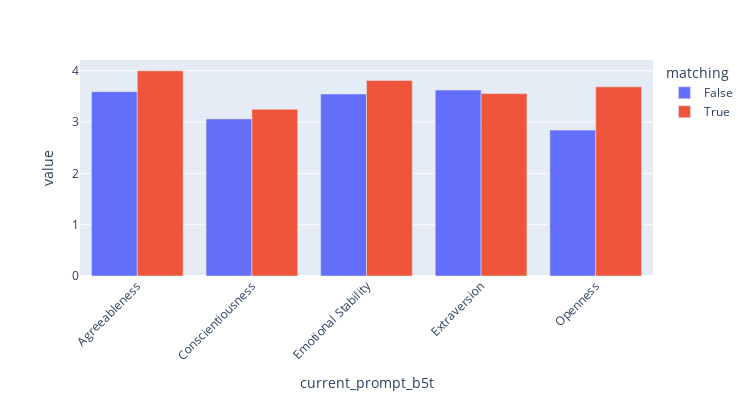

Notebook source saved alongside this figure:
### Code cell
by_b5t = data.pivot_table(index='current_prompt_b5t', columns='matching', values='rating', aggfunc='mean')
fig = by_b5t.plot.bar(barmode="group", height=400, width=750)
fig.update_xaxes(tickangle= -45)  
fig.show()

### Figure 1 — Plotly figure (JSON) as saved in the notebook; plotly's stock layout.template omitted (floating-point values rounded to 4 significant figures)
{"data": [{"alignmentgroup": "True", "hovertemplate": "matching=False<br>current_prompt_b5t=%{x}<br>value=%{y}<extra></extra>", "legendgroup": "False", "marker": {"color": "#636efa", "pattern": {"shape": ""}}, "name": "False", "offsetgroup": "False", "orientation": "v", "showlegend": true, "textposition": "auto", "type": "bar", "x": ["Agreeableness", "Conscientiousness", "Emotional Stability", "Extraversion", "Openness"], "xaxis": "x", "y": [3.594, 3.062, 3.547, 3.625, 2.844], "yaxis": "y"}, {"alignmentgroup": "True", "hovertemplate": "matching=True<br>current_prompt_b5t=%{x}<br>value=%{y}<extra></extra>", "legendgroup": "True", "marker": {"color": "#EF553B", "pattern": {"shape": ""}}, "name": "True", "offsetgroup": "True", "orientation": "v", "showlegend": true, "textposition": "auto", "type": "bar", "x": ["Agreeableness", "Conscientiousness", "Emotional Stability", "Extraversion", "Openness"], "xaxis": "x", "y": [4, 3.25, 3.812, 3.556, 3.688], "yaxis": "y"}], "layout": {"barmode": "group", "height": 400, "legend": {"title": {"text": "matching"}, "tracegroupgap": 0}, "margin": {"t": 60}, "width": 750, "xaxis": {"anchor": "y", "domain": [0, 1], "tickangle": -45, "title": {"text": "current_prompt_b5t"}}, "yaxis": {"anchor": "x", "domain": [0, 1], "title": {"text": "value"}}}}
